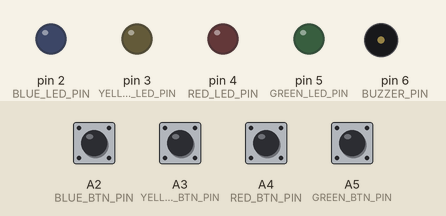
A sketch run on a simulated Arduino Uno, built with avr-gcc and run on an emulated ATmega328P. Parts: output pins drawn as LEDs (lit = HIGH), buzzer (waves = sounding). Inputs (shaded band) come from the test bench; at power-on: A2 (BLUE_BTN_PIN), A3 (YELLOW_BTN_PIN), A4 (RED_BTN_PIN), A5 (GREEN_BTN_PIN) HIGH. Random numbers use the default seed unless the sketch sets one.

Above: at 1.2 s.
1.3 s: A2 (BLUE_BTN_PIN) pulled LOW for 0.15 s
At 1.41 s:
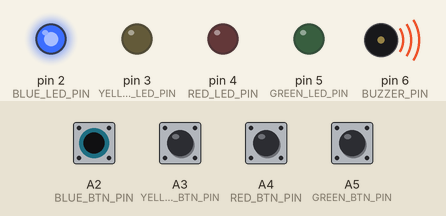
At 2.01 s:
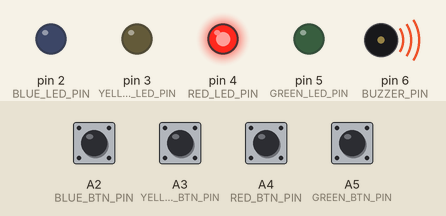
Timing chart, 0 to 7.0 s (numbered marks = the images above; inputs shaded):
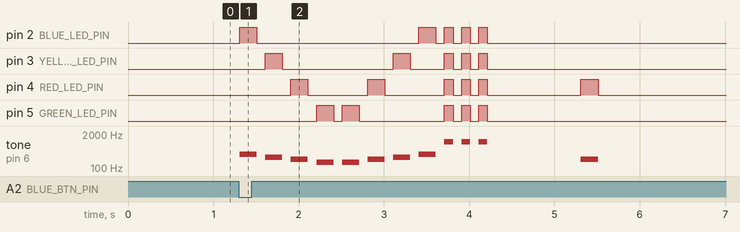

Measured:
- after the input at 1.3 s, pin 2 (BLUE_LED_PIN): goes HIGH 0.20 s, LOW 1.9 s, HIGH 0.20 s, 3 × (LOW 0.10 s, HIGH 0.10 s), then LOW, starting at once; pin 3 (YELLOW_LED_PIN): LOW → HIGH after 0.31 s, → LOW 0.20 s later, → HIGH 1.3 s later, → LOW 0.20 s later, … (10 changes in this stretch)

The sketch:

projet-simon.ino
```cpp
/*
Author : Théo Läderach
Date : 01.10.2026
Description : jeu du simon
*/

int BLUE_LED_PIN = 2;
int YELLOW_LED_PIN = 3;
int RED_LED_PIN = 4;
int GREEN_LED_PIN = 5;
int BUZZER_PIN = 6;

int BLUE_BTN_PIN = A2;
int YELLOW_BTN_PIN = A3;
int RED_BTN_PIN = A4;
int GREEN_BTN_PIN = A5;

int BLUE = 1;
int YELLOW = 2;
int RED = 3;
int GREEN = 4;

int OFF = 0;
int DURATION = 200;
int BLUE_SOUND = 329;
int YELLOW_SOUND = 261;
int RED_SOUND = 220;
int GREEN_SOUND = 164;
int VICTORY_SOUND = 1000;
int ERROR = 65;

int sequence[30];
int sequence_index = 0;
int current_color = 0;
int current_index = 0;
int nextColor;

bool failed = false;

#include <Bounce2.h>

Bounce Blue_btn = Bounce();
Bounce Yellow_btn = Bounce();
Bounce Red_btn = Bounce();
Bounce Green_btn = Bounce();

void setup() {

  Blue_btn.attach(BLUE_BTN_PIN, INPUT_PULLUP);
  Yellow_btn.attach(YELLOW_BTN_PIN, INPUT_PULLUP);
  Red_btn.attach(RED_BTN_PIN, INPUT_PULLUP);
  Green_btn.attach(GREEN_BTN_PIN, INPUT_PULLUP);

  pinMode(BLUE_LED_PIN,OUTPUT);
  pinMode(YELLOW_LED_PIN,OUTPUT);
  pinMode(GREEN_LED_PIN,OUTPUT);
  pinMode(RED_LED_PIN,OUTPUT);
  pinMode(BUZZER_PIN,OUTPUT);

}

void loop() {
  // attente que le bouton bleu soit appuyé pour démarrer le jeu
  while (!Blue_btn.fell()){
    Blue_btn.update();
    // pour éviter les répétitions, utiliser le temps que le joueur met à réfléchir pour avoir la couleur la plus aléatoire possible
    // PS : je me suis basé sur le système d'aléatoire de TempleOs
    nextColor = random(1,5);
  };

  // Animation de démarrage
  for (int i = 1; i < 5; i++){
    led(i);
    delay(100);
  }
  for (int i = 4; i >= 1; i--){
    led(i);
    delay(100);
  }
  victory();

  delay(1000);
  //initialisation de la partie
  sequence_index = 0;
  sequence[sequence_index] = nextColor;
  show_sequence(300);
  failed = false;
  current_index = 0;

  // Boucle principale du jeu
  while (!failed){

    // actucalisation de l'état des boutons
    Blue_btn.update();
    Yellow_btn.update();
    Red_btn.update();
    Green_btn.update();

    current_color = 0;

    // vérifie si un des boutons est appuié
    if (Blue_btn.fell()){
      current_color = BLUE;
      led(BLUE);
    }
    if (Yellow_btn.fell()){
      current_color = YELLOW;
      led(YELLOW);
    }
    if (Red_btn.fell()){
      current_color = RED;
      led(RED);
    }
    if (Green_btn.fell()){
      current_color = GREEN;
      led(GREEN);
    }

    nextColor = random(1,5);

    if (current_color != 0){
      // Vérifie si la couleur choisie est correcte
      if (current_color == sequence[current_index]){
        // Si la couleur est correcte, on passe à la suivante
        current_index++;
      }else{
        failed = true;
        error();
      }
      if (current_index == (sequence_index+1)){
        if (sequence_index >= 30) {
          // si on dépasse la limite de sequence max, victoire
          delay(DURATION*2);
          failed = true;
          victory();
        }else{
          // si on est pas encore à la fin, on afficher les prochaine sequence
          current_index = 0;
          delay(DURATION*2);
          sequence_index ++;
          sequence[sequence_index] = nextColor;
          show_sequence(300);
        }
      }
    }
  }
}


void led(int color){
  /*
  Allume la LED correspondante et émet le son associé
  */
  int ledpin = 0;
  int sound = 0;

  if (color == BLUE){
    ledpin = BLUE_LED_PIN;
    sound = BLUE_SOUND;
  }else if (color == YELLOW){
    ledpin = YELLOW_LED_PIN;
    sound = YELLOW_SOUND;
  }else if (color == RED){
    ledpin = RED_LED_PIN;
    sound = RED_SOUND;
  }else if (color == GREEN){
    ledpin = GREEN_LED_PIN;
    sound = GREEN_SOUND;
  }else{
    return;
  }

  digitalWrite(ledpin,HIGH);
  tone (BUZZER_PIN, sound);

  delay(DURATION);

  digitalWrite(ledpin,LOW);
  noTone(BUZZER_PIN);

}

void error(){
  /*
  Allume toutes les LED et emet le son d'erreur
  */
  for (int ledPin = 2; ledPin < 6; ledPin++){
    digitalWrite(ledPin,HIGH);
  }
  tone(BUZZER_PIN, ERROR);

  delay(DURATION*2);

  for (int ledPin = 2; ledPin < 6; ledPin++){
    digitalWrite(ledPin,LOW);
  }
  noTone(BUZZER_PIN);
}

void victory(){
  /*
  Allume toutes les LED et emet le son de victoire
  */
  for (int _ = 0; _ < 3; _++){
    for (int ledPin = 2; ledPin < 6; ledPin++){
      digitalWrite(ledPin,HIGH);
    }
    tone(BUZZER_PIN, VICTORY_SOUND);

    delay(DURATION/2);

    for (int ledPin = 2; ledPin < 6; ledPin++){
      digitalWrite(ledPin,LOW);
    }
    noTone(BUZZER_PIN);
    delay(DURATION/2);
    }
}

void show_sequence(int delay_time){
  /*
  Affiche la séquence de couleurs à l'utilisateur
  */
  for (int i = 0; i <= sequence_index; i++){
    led(sequence[i]);
    delay(delay_time);
  }
}
```
